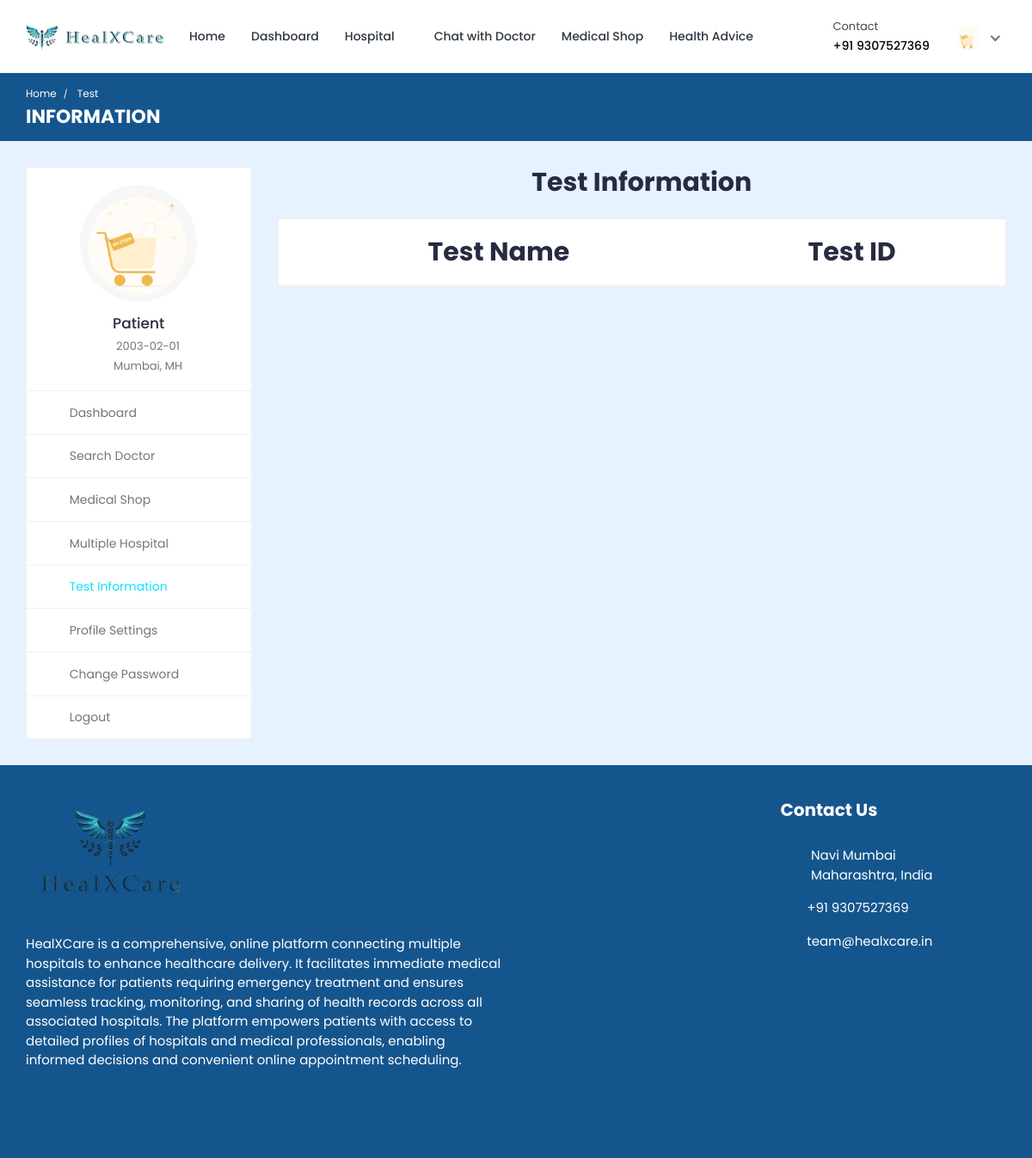
/doctor/doctor-test-list/ (signed in), run on an earlier commit of the app's database.
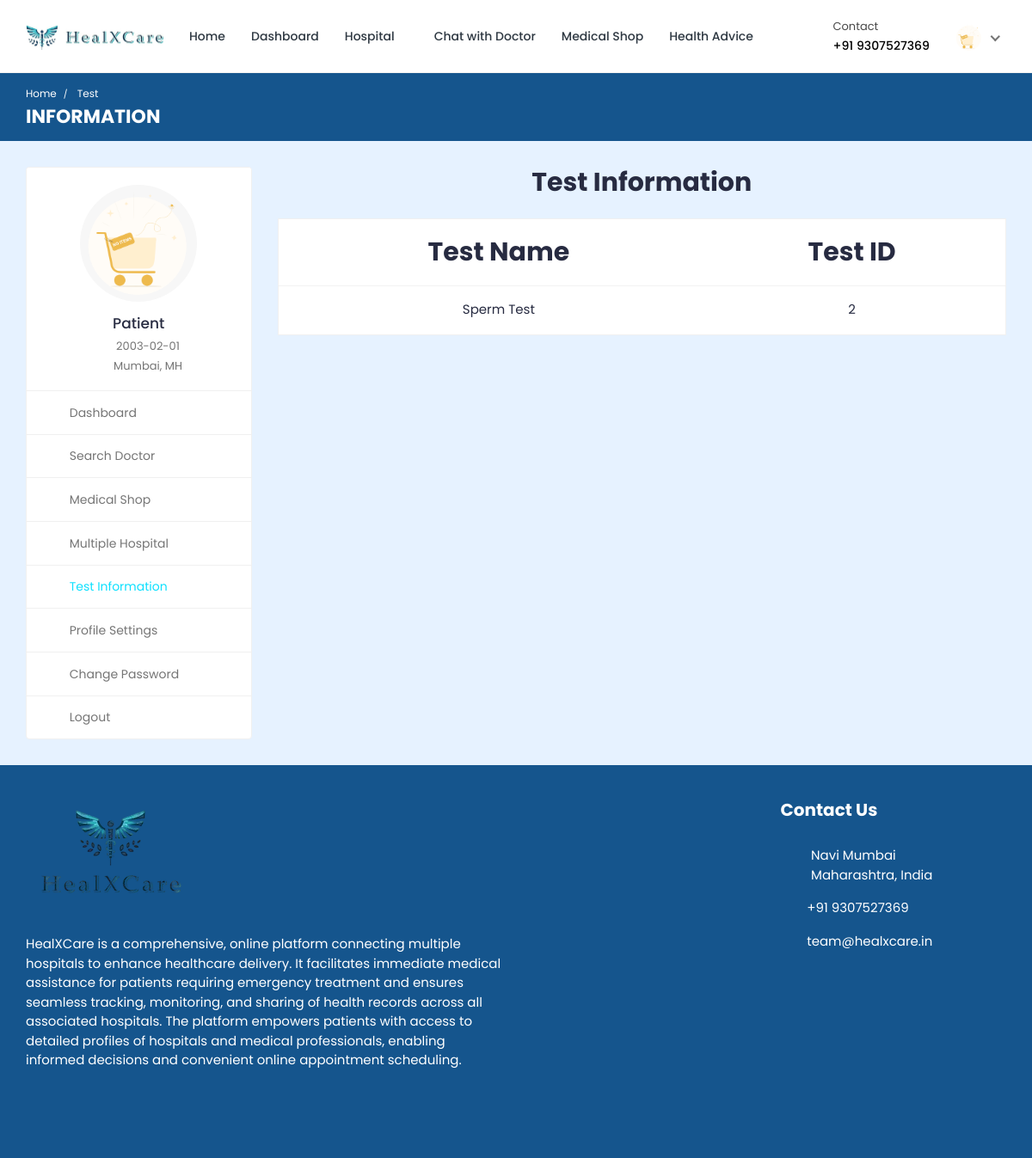
And on a later commit of the database.
### hospital/models.py (models this page shows, shortened)
class Patient(models.Model):
    patient_id = models.AutoField(primary_key=True)
    user = models.OneToOneField(User, on_delete=models.CASCADE, null=True, blank=True, related_name='patient')
    name = models.CharField(max_length=200, null=True, blank=True)
    username = models.CharField(max_length=200, null=True, blank=True)
    profile_completed = models.BooleanField(default=False)
    age = models.IntegerField(null=True, blank=True)
    email = models.EmailField(max_length=200, null=True, blank=True)
    phone_number = models.IntegerField(null=True, blank=True)
    address = models.CharField(max_length=200, null=True, blank=True)
    featured_image = models.ImageField(upload_to='patients/', default='patients/user-default.png', null=True, blank=True)
    blood_group = models.CharField(max_length=200, null=True, blank=True)
    history = models.CharField(max_length=200, null=True, blank=True)
    dob = models.CharField(max_length=200, null=True, blank=True)
    nid = models.CharField(max_length=200, null=True, blank=True)
    serial_number = models.CharField(max_length=200, null=True, blank=True)
    login_status = models.CharField(max_length=200, null=True, blank=True, default="offline")

### hospital_admin/models.py (models this page shows, shortened)
class Test_Information(models.Model):
    test_id = models.AutoField(primary_key=True)
    test_name = models.CharField(max_length=200, null=True, blank=True)
    test_price = models.CharField(max_length=200, null=True, blank=True)

### doctor/views.py (the view)
# urls.py: path('doctor-test-list/', views.doctor_test_list, name='doctor-test-list'),
@csrf_exempt
@login_required(login_url="login")
def doctor_test_list(request):
    if request.user.is_authenticated and request.user.is_doctor:
        doctor = Doctor_Information.objects.get(user=request.user)
        tests = Test_Information.objects.all
        context = {'doctor': doctor, 'tests': tests}
        return render(request, 'doctor-test-list.html', context)
    elif request.user.is_authenticated and request.user.is_patient:
        patient = Patient.objects.get(user=request.user)
        tests = Test_Information.objects.all
        context = {'patient': patient, 'tests': tests}
        return render(request, 'doctor-test-list.html', context)
    else:
        logout(request)
        messages.info(request, 'Not Authorized')
        return render(request, 'doctor-login.html')

### templates/doctor-test-list.html (shortened to what this page needs)
{% load static %}
<!DOCTYPE html>
<html lang="en">
  <head>
    <link
      rel="stylesheet"
      href="{% static 'HealthStack-System/css/Normal/bootstrap.min.css' %}"
    />
    <link
      rel="stylesheet"
      href="{% static 'HealthStack-System/plugins/Normal/fontawesome/css/fontawesome.min.css' %}"
    />
    <link
      rel="stylesheet"
      href="{% static 'HealthStack-System/plugins/Normal/fontawesome/css/all.min.css' %}"
    />
    <link
      rel="stylesheet"
      href="{% static 'HealthStack-System/css/Normal/style.css' %}"
    />
  </head>
  <body>
  {% if user.is_authenticated %}
    <div class="main-wrapper">
      <header class="header">
        {% if user.is_authenticated and user.is_patient %}
				{% include 'patient_navbar.html' %}
				{% endif %}
      </header>
      <div class="breadcrumb-bar">
        <div class="container-fluid">
          <div class="row align-items-center">
            <div class="col-md-12 col-12">
              <nav aria-label="breadcrumb" class="page-breadcrumb">
                <ol class="breadcrumb">
                  {% if user.is_authenticated and user.is_patient %}
									<li class="breadcrumb-item"><a href="{% url 'patient-dashboard' %}">Home</a></li>
									{% endif %}
                  <li class="breadcrumb-item active" aria-current="page">
                    Test
                  </li>
                </ol>
              </nav>
              <h2 class="breadcrumb-title">INFORMATION</h2>
            </div>
          </div>
        </div>
      </div>
      <div class="content">
        <div class="container-fluid">
          <div class="row">
            <div class="col-md-5 col-lg-4 col-xl-3 theiaStickySidebar">
              <div>
                {% if user.is_authenticated and user.is_patient %}
								{% include 'patient-sidebar.html' %}
								{% endif %}
              </div>
            </div>
            <div class="col-md-7 col-lg-8 col-xl-9">
              <div class="row">
                <div class="col-md-12">
                  <h2 class="mb-4 text-center"><b>Test Information</b></h2>
                  <div class="appointment-tab">
                      <div class="tab-pane" id="today-appointments">
                        <div class="card card-table mb-0">
                          <div class="card-body">
                            <div class="table-responsive">
                              <table
                                class="table table-hover table-center mb-0 text-center"
                              >
                                <thead style="font-size: 30px;">
                                  <tr>
                                    <th>Test Name</th>
                                    <th>Test ID</th>
                                  </tr>
                                </thead>
                                <tbody>
                                  {% for t in tests %}
                                  <tr>
                                    <td> {{t.test_name}}</td>
                                    <td>{{t.test_id}}</td>
                                  </tr>
                                  {% endfor %}
                                </tbody>
                              </table>
                            </div>
                          </div>
                        </div>
                      </div>
                    </div>
                  </div>
                </div>
              </div>
            </div>
          </div>
        </div>
      </div>
      {% include 'footer.html' %}
  {% else %}
  <p> You are not logged in </p>
  {% endif %}
  </body>
</html>

### templates/patient_navbar.html (shortened to what this page needs)
{% load static %}
<nav class="navbar navbar-expand-lg header-nav">
  <div class="navbar-header">
    <a href="{% url 'hospital_home'%}" class="navbar-brand logo">
      <img
        src="{% static 'HealthStack-System/images/Normal/logo.jpg' %}"
        class="img-fluid"
        alt="Logo"
      />
    </a>
  </div>
  <div class="main-menu-wrapper">
    <ul class="main-nav">
      {% if patient.profile_completed %}
      <li>
        <a href="{% url 'hospital_home'%}">Home</a>
      </li>
      <li>
        <a href="{% url 'patient-dashboard' %}">Dashboard</a>
      </li>
      <li class="has-submenu">
        <a href="#">Hospital <i class="fas fa-chevron-down"></i></a>
      </li>
      {% if user.is_authenticated and user.is_patient and patient.profile_completed %}
      <li>
        <a href="{% url 'chat-home' pk=user.id %}">Chat with Doctor</a>
      </li>
      {% endif %}
      <li>
        <a href="{% url 'pharmacy_shop' %}">Medical Shop</a>
      </li>
      <li>
        <a href="{% url 'Health-Advice' %}" style="text-decoration: none;">Health Advice</a>
      </li>
      {% endif %}
    </ul>
  </div>
  <ul class="nav header-navbar-rht">
    <li class="nav-item contact-item">
      <div class="header-contact-img">
        <i class="far fa-hospital"></i>
      </div>
      <div class="header-contact-detail">
        <p class="contact-header">Contact</p>
        <p class="contact-info-header">+91 {{patient.phone_number}}</p>
      </div>
    </li>
    <li class="nav-item dropdown has-arrow logged-item">
      <a href="#" class="dropdown-toggle nav-link" data-toggle="dropdown">
        <span class="user-img">
          <img
            class="rounded-circle"
            src="{{patient.featured_image.url}}"
            width="31"
            alt="Richard Wilson"
          />
        </span>
      </a>
    </li>
  </ul>
</nav>

### templates/patient-sidebar.html
{% load static %}
    <div class="profile-sidebar">
      <div class="widget-profile pro-widget-content">
        <div class="profile-info-widget">
          <a href="#" class="booking-doc-img">
            <img
              src="{{ patient.featured_image.url }}"
              alt="User Image"
            />
          </a>
          <div class="profile-det-info">
            <h3>{{patient.name}}</h3>
            <div class="patient-details">
              <h5>
                <i class="fas fa-birthday-cake"></i> {{ patient.dob }}
              </h5>
              <h5 class="mb-0">
                <i class="fas fa-map-marker-alt"></i>
                {{ patient.address }}
              </h5>
            </div>
          </div>
        </div>
      </div>
      <div class="dashboard-widget">
        <nav class="dashboard-menu sidebar">
          <ul>
            {% if patient.profile_completed %}
            <li class="{% if request.resolver_match.url_name == 'patient-dashboard' %}active{% endif %}">
              <a href="{% url 'patient-dashboard' %}">
                <i class="fas fa-columns"></i>
                <span>Dashboard</span>
              </a>
            </li>
            <li class="{% if request.resolver_match.url_name == 'search' %}active{% endif %}">
              <a href="{% url 'search' %}">
                <i class="fas fa-user-md"></i>
                <span>Search Doctor</span>
              </a>
            </li>
            <li class="{% if request.resolver_match.url_name == 'pharmacy_shop' %}active{% endif %}">
              <a href="{% url 'pharmacy_shop' %}" class="nav-link">
                <i class="fas fa-capsules"></i>
                <span>Medical Shop</span>
              </a>
            </li>
            <li class="{% if request.resolver_match.url_name == 'multiple-hospital' %}active{% endif %}">
              <a href="{% url 'multiple-hospital' %}">
                <i class="fas fa-hospital"></i>
                <span>Multiple Hospital</span>
              </a>
            </li>
            <li class="{% if request.resolver_match.url_name == 'doctor-test-list' %}active{% endif %}">
              <a href="{% url 'doctor-test-list' %}" target="_blank">
                <i class="fas fa-hourglass-start"></i>
                <span>Test Information</span>
              </a>
            </li>
            {% endif %}
            <li class="{% if request.resolver_match.url_name == 'profile-settings' %}active{% endif %}">
              <a href="{% url 'profile-settings' %}">
                <i class="fas fa-user-cog"></i>
                <span>Profile Settings</span>
              </a>
            </li>
            {% if patient.profile_completed %}
            <li class="{% if request.resolver_match.url_name == 'change-password' %}active{% endif %}">
              <a href="{% url 'change-password' pk=user.id %}">
                <i class="fas fa-lock"></i>
                <span>Change Password</span>
              </a>
            </li>
            {% endif %}
            <li class="{% if request.resolver_match.url_name == 'logout' %}active{% endif %}">
              <a href="{% url 'logout' %}">
                <i class="fas fa-sign-out-alt"></i>
                <span>Logout</span>
              </a>
            </li>
          </ul>
        </nav>
      </div>
    </div>

### templates/footer.html
{% load static %}
<footer class="footer">
  <div class="footer-top">
    <div class="container-fluid">
      <div class="row">
        <div class="col-lg-6 col-md-6">
          <div class="footer-widget footer-about">
            <div class="footer-logo">
              <img src="{% static 'HealthStack-System/images/Normal/footer.png' %}" alt="logo" />
            </div>
            <div class="footer-about-content">
              <p>
                HealXCare is a comprehensive, online platform connecting multiple hospitals to enhance healthcare
                delivery. It facilitates immediate medical assistance for patients requiring emergency treatment and
                ensures seamless tracking, monitoring, and sharing of health records across all associated hospitals.
                The platform empowers patients with access to detailed profiles of hospitals and medical professionals,
                enabling informed decisions and convenient online appointment scheduling.
              </p>
              <br>
              <div class="social-icon">
                <ul>
                  <li>
                    <a href="#" target="_blank"><i class="fab fa-facebook-f"></i>
                    </a>
                  </li>
                  <li>
                    <a href="#" target="_blank">
                      <i class="fab fa-twitter"></i>
                    </a>
                  </li>
                  <li>
                    <a href="#" target="_blank"><i class="fab fa-linkedin-in"></i></a>
                  </li>
                  <li>
                    <a href="#" target="_blank"><i class="fab fa-instagram"></i></a>
                  </li>
                  <li>
                    <a href="#" target="_blank"><i class="fab fa-whatsapp"></i>
                    </a>
                  </li>
                </ul>
              </div>
            </div>
          </div>
        </div>
        <div class="col-lg-3 col-md-6">
        </div>
        <div class="col-lg-3 col-md-6">
          <div class="footer-widget footer-contact">
            <h2 class="footer-title">Contact Us</h2>
            <div class="footer-contact-info">
              <div class="footer-address">
                <span><i class="fas fa-map-marker-alt"></i></span>
                <p>
                  Navi Mumbai<br />Maharashtra, India
                </p>
              </div>
              <p>
                <i class="fas fa-phone-alt"></i>
                +91 9307527369
              </p>
              <p class="mb-0">
                <i class="fas fa-envelope"></i>
                team@healxcare.in
              </p>
            </div>
          </div>
        </div>
      </div>
    </div>
  </div>
</footer>

What changed in the data, as far as the page shows it:
added Test_Information: test_name "Sperm Test", test_id "2"
